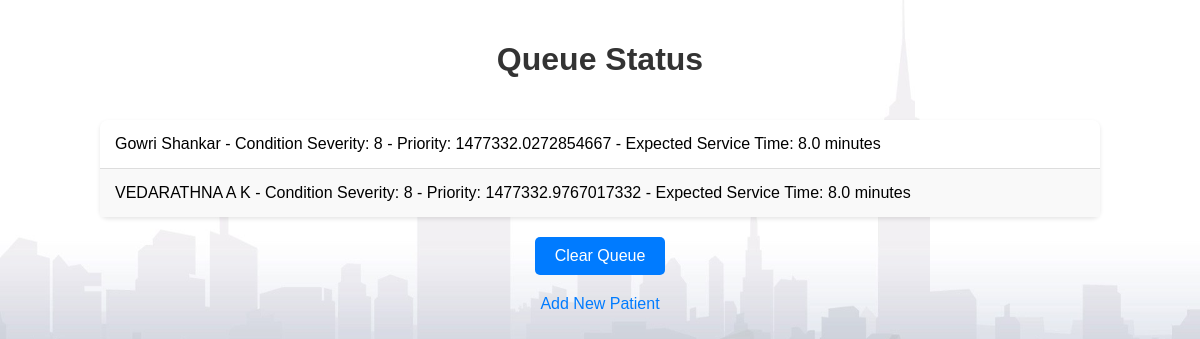
Page /queue/queue/status/ on the earlier database version.
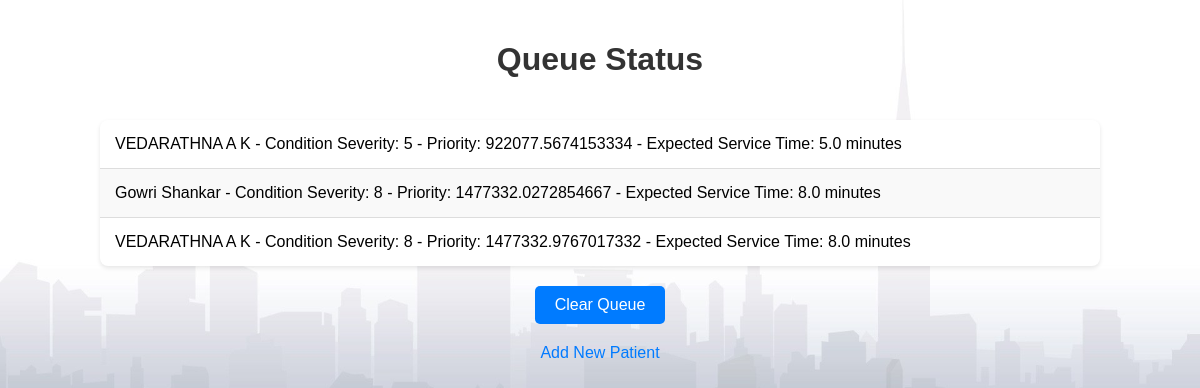
Same page on the later database version.
### queue_app/models.py (models this page shows, shortened)
class Queue(models.Model):
    patient = models.ForeignKey(Patient, on_delete=models.CASCADE)
    priority = models.IntegerField(default=0)
    arrival_time = models.DateTimeField(default=timezone.now)
    def update_priority(self):
        if timezone.is_naive(self.arrival_time):
            arrival_time = timezone.make_aware(self.arrival_time)
        else:
            arrival_time = self.arrival_time
        current_time = timezone.now()
        time_waited = current_time - arrival_time
        wait_time_in_minutes = time_waited.total_seconds() / 60
        patient_severity = self.patient.condition_severity
        self.priority = patient_severity * wait_time_in_minutes
        self.save()

class Patient(models.Model):
    name = models.CharField(max_length=100)
    condition_severity = models.IntegerField()  # Higher severity = Higher priority
    arrival_time = models.DateTimeField(auto_now_add=True)
    expected_service_time = models.IntegerField()  # in minutes
    priority = models.IntegerField(default=0)  # Priority field (higher value = higher priority)
    def calculate_actual_service_time(self):
        severity_factor = 1 if self.condition_severity > 5 else 2
        return self.expected_service_time / severity_factor

### queue_app/views.py (the view)
# urls.py: path('queue/status/', views.queue_status, name='queue_status'),
def queue_status(request):
    queue = Queue.objects.all()
    for item in queue:
        item.update_priority()
    sorted_queue = sorted(queue, key=lambda x: x.priority)
    context = {
        'queue': sorted_queue
    }
    return render(request, 'queue_app/queue_status.html', context)

### queue_app/templates/queue_app/queue_status.html (shortened to what this page needs)
{% load static %}
<!DOCTYPE html>
<html>
<head>
    <link rel="stylesheet" type="text/css" href="{% static 'queue_app/css/queue_status.css' %}">
</head>
<body>
    <h1>Queue Status</h1>
    <ul>
        {% for item in queue %}
            <li>{{ item.patient.name }} - Condition Severity: {{ item.patient.condition_severity }} - Priority: {{ item.priority }} - Expected Service Time: {{ item.patient.calculate_actual_service_time }} minutes</li>
        {% empty %}
            <li>No patients in queue.</li>
        {% endfor %}
    </ul>
    <form method="post" action="{% url 'clear_queue' %}">
        <button type="submit">Clear Queue</button>
    </form>
    <a href="{% url 'patient_arrival' %}">Add New Patient</a>
</body>
</html>

Differences in the rows shown:
added Queue: patient.name "VEDARATHNA A K", patient.condition_severity "5", priority "922077.5674153334", patient.calculate_actual_service_time "5.0"
